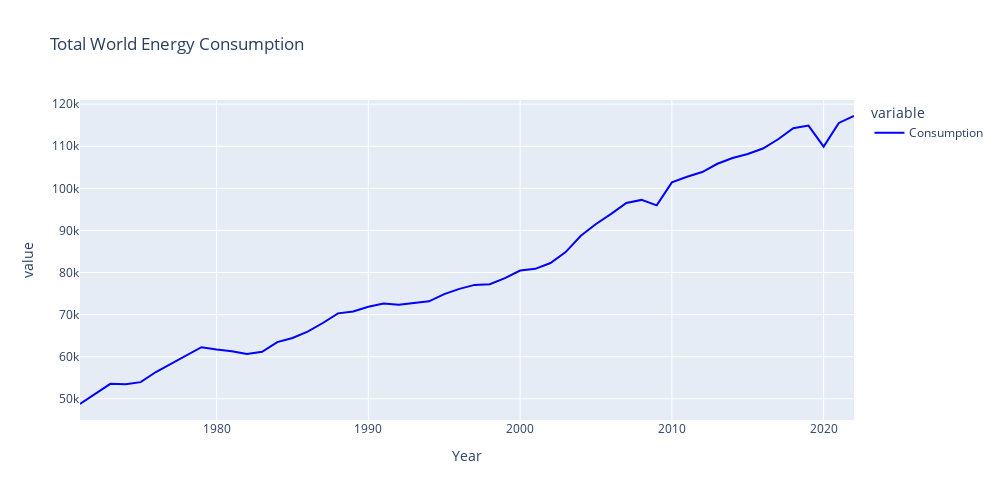

Notebook code for this chart:
### Code cell
# Plotting individual charts to analyze the patterns - World Energy Consumption
fig = px.line(world, x='Year', y=['Consumption'], color_discrete_sequence=['blue'], title="Total World Energy Consumption", height=500, width=1000)
fig.show()

### Figure 1 — Plotly figure (JSON) as saved in the notebook; plotly's stock layout.template omitted (floating-point values rounded to 4 significant figures)
{"data": [{"hovertemplate": "variable=Consumption<br>Year=%{x}<br>value=%{y}<extra></extra>", "legendgroup": "Consumption", "line": {"color": "blue", "dash": "solid"}, "marker": {"symbol": "circle"}, "mode": "lines", "name": "Consumption", "orientation": "v", "showlegend": true, "type": "scatter", "x": [1971, 1972, 1973, 1974, 1975, 1976, 1977, 1978, 1979, 1980, 1981, 1982, 1983, 1984, 1985, 1986, 1987, 1988, 1989, 1990, 1991, 1992, 1993, 1994, 1995, 1996, 1997, 1998, 1999, 2000, 2001, 2002, 2003, 2004, 2005, 2006, 2007, 2008, 2009, 2010, 2011, 2012, 2013, 2014, 2015, 2016, 2017, 2018, 2019, 2020, 2021, 2022], "xaxis": "x", "y": [48760.0, 51050.0, 53540.0, 53470.0, 53960.0, 56350.0, 58340.0, 60450.0, 62250.0, 61680.0, 61270.0, 60630.0, 61170.0, 63480.0, 64450.0, 65940.0, 68000.0, 70290.0, 70760.0, 71850.0, 72610.0, 72360.0, 72810.0, 73150.0, 74860.0, 76110.0, 77060.0, 77210.0, 78680.0, 80460.0, 80870.0, 82250.0, 84850.0, 88720.0, 91530.0, 93920.0, 96530.0, 97250.0, 95960.0, 101400.0, 102800.0, 103900.0, 105800.0, 107200.0, 108200.0, 109500.0, 111700.0, 114300.0, 114900.0, 109900.0, 115500.0, 117200.0], "yaxis": "y"}], "layout": {"height": 500, "legend": {"title": {"text": "variable"}, "tracegroupgap": 0}, "title": {"text": "Total World Energy Consumption"}, "width": 1000, "xaxis": {"anchor": "y", "domain": [0, 1], "title": {"text": "Year"}}, "yaxis": {"anchor": "x", "domain": [0, 1], "title": {"text": "value"}}}}
